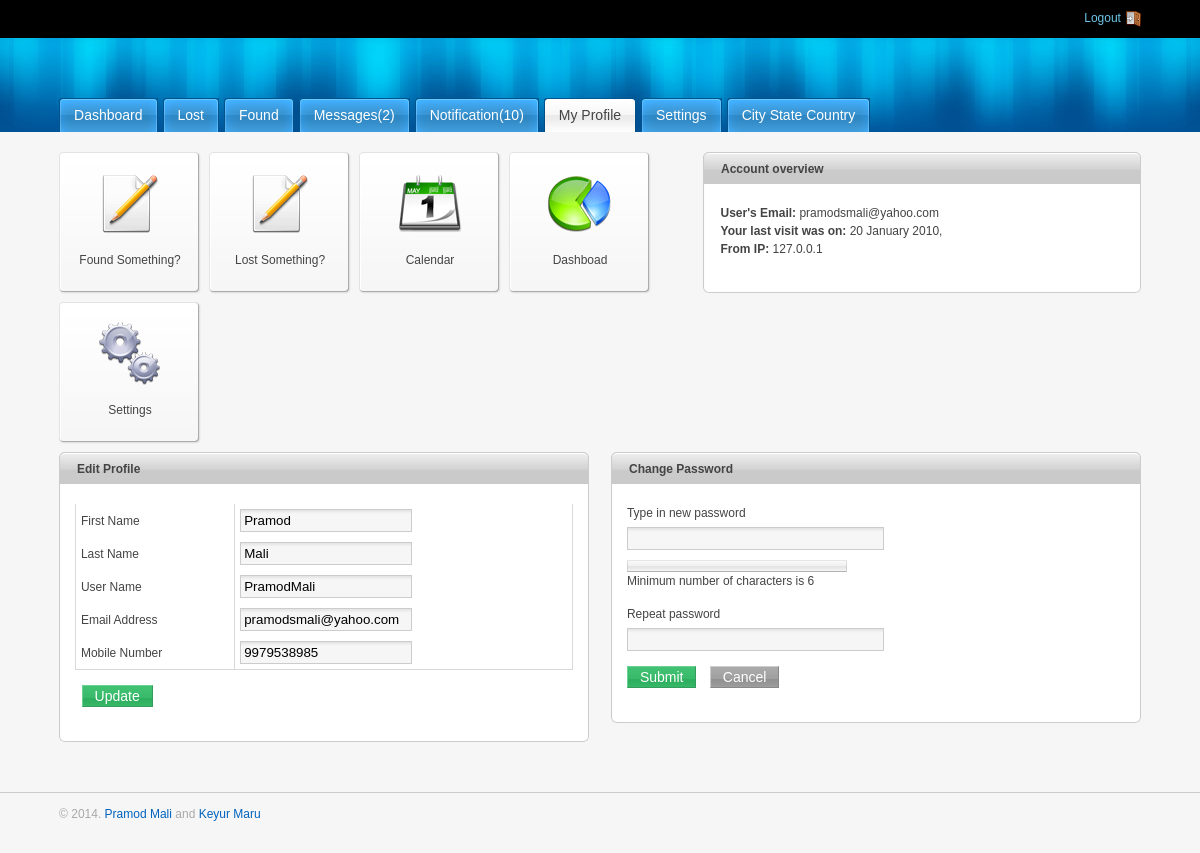
Screenshot of /admin/myprofile.php (signed in) with the database file from the repository.
### tables this page shows
CREATE TABLE IF NOT EXISTS `adminmaster` (
  `AdminID` int(11) NOT NULL AUTO_INCREMENT,
  `FirstName` varchar(50) NOT NULL,
  `LastName` varchar(50) NOT NULL,
  `UserName` varchar(50) NOT NULL,
  `Password` varchar(32) NOT NULL,
  `EmailID` varchar(60) NOT NULL,
  `MobileNumber` varchar(20) NOT NULL,
  `ProPic` blob,
  `LastLoggedIn` date DEFAULT NULL,
  PRIMARY KEY (`AdminID`)
);

### admin/loginvarifier.php (called while the page is built, shortened)
<?php
	$user_check=$_SESSION['login_user'];
	$ses_sql=mysql_query("select * from adminmaster where EmailID='$user_check' ");
	$row=mysql_fetch_array($ses_sql);
	$login_session=$row['EmailID'];
?>

### admin/myprofile.php (the view, shortened to what this page needs)
<!DOCTYPE html PUBLIC "-//W3C//DTD XHTML 1.0 Strict//EN" "http://www.w3.org/TR/xhtml1/DTD/xhtml1-strict.dtd">
<html xmlns="http://www.w3.org/1999/xhtml">
	<head>
        <?php
			include('loginvarifier.php');
		?>
        <?php
				$query="Select *from querymaster where flag=1";
				$result=mysql_query($query) or die(mysql_error());
				$count=0;
				while($row=mysql_fetch_array($result,MYSQL_ASSOC))
				{
					$count++;
				}
			?>
		<link rel="stylesheet" type="text/css" href="css/reset.css" tppabs="http://www.xooom.pl/work/magicadmin/css/reset.css" media="screen" />
		<link rel="stylesheet" type="text/css" href="css/grid.css" tppabs="http://www.xooom.pl/work/magicadmin/css/grid.css" media="screen" />
        <link rel="stylesheet" type="text/css" href="css/styles.css" tppabs="http://www.xooom.pl/work/magicadmin/css/styles.css" media="screen" />
        <link rel="stylesheet" type="text/css" href="css/tablesorter.css" tppabs="http://www.xooom.pl/work/magicadmin/css/tablesorter.css" media="screen" />
        <link rel="stylesheet" type="text/css" href="css/thickbox.css" tppabs="http://www.xooom.pl/work/magicadmin/css/thickbox.css" media="screen" />
        <link rel="stylesheet" type="text/css" href="css/theme-blue.css" tppabs="http://www.xooom.pl/work/magicadmin/css/theme-blue.css" media="screen" />
	</head>
	<body>
        <div id="header">
            <div id="header-status">
                <div class="container_12">
                    <div class="grid_8">
                    </div>
                    <div class="grid_4">
                        <a href="logout.php" id="logout">
                        Logout
                        </a>
                    </div>
                </div>
            </div>
            <div id="header-main">
                <div class="container_12">
                    <div class="grid_12">
                        <div id="logo">
                            <ul id="nav">
                                 <li  title="View Your Dashboad"><a href="admin.php">Dashboard</a></li>
                                 <li><a href="lost.php" title="Lost Something?">Lost</a></li>
                                <li><a href="found.php" title="Found Something?">Found</a></li>
                                <li><a href="messages.php" title="You Might Have Some Messages">Messages(<?php echo $count; ?>)</a></li>
                                <li><a href="notifications.php" title="Notifications Might Be Pending">Notification(10)</a></li>
                                <li id="current"><a href="myprofile.php" title="View Or Change Your Profile Settings">My Profile</a></li>
                                <li><a href="Setting.php" title="Add or Remove Some Settings">Settings</a></li>
                                <li><a href="csc.php" title="View Remove or Edit Cities, States and Countries">City State Country</a></li>
                            </ul>
                        </div>
                    </div>
                </div>
            </div>
        </div>
		<div class="container_12">
            <div class="grid_7">
                <a href="found.php" class="dashboard-module">
                	<img src="images/Crystal_Clear_write.gif" tppabs="http://www.xooom.pl/work/magicadmin/images/Crystal_Clear_write.gif" width="64" height="64" alt="edit" />
                	<span>Found Something?</span>
                </a>
                <a href="lost.php" class="dashboard-module">
                	<img src="images/Crystal_Clear_write.gif" tppabs="http://www.xooom.pl/work/magicadmin/images/Crystal_Clear_write.gif" width="64" height="64" alt="edit" />
                	<span>Lost Something?</span>
                </a>
                <a href="" class="dashboard-module">
                	<img src="images/Crystal_Clear_calendar.gif" tppabs="http://www.xooom.pl/work/magicadmin/images/Crystal_Clear_calendar.gif" width="64" height="64" alt="edit" />
                	<span>Calendar</span>
                </a>
                <a href="admin.php" class="dashboard-module">
                	<img src="images/Crystal_Clear_stats.gif" tppabs="http://www.xooom.pl/work/magicadmin/images/Crystal_Clear_stats.gif" width="64" height="64" alt="edit" />
                	<span>Dashboad</span>
                </a>
                <a href="Setting.php" class="dashboard-module">
                	<img src="images/Crystal_Clear_settings.gif" tppabs="http://www.xooom.pl/work/magicadmin/images/Crystal_Clear_settings.gif" width="64" height="64" alt="edit" />
                	<span>Settings</span>
                </a>
            </div>
            <div class="grid_5">
                <div class="module">
                        <h2><span>Account overview</span></h2>
                        <div class="module-body">
                        	<p>
                                <strong>User's Email: </strong><?php echo $login_session; ?><br />
                                <strong>Your last visit was on: </strong>20 January 2010,<br />
                                <strong>From IP: </strong><?php echo $_SERVER['REMOTE_ADDR']; ?>
                            </p>
                        </div>
                </div>
            </div>
            <div class="grid_6">
                <div class="module">
                     <h2><span>Edit Profile</span></h2>
                     <div class="module-body">
                         <form action="update.php" method="post">
                       		<table>
                            	<tr>
                                <?php
									include('config.php');
									$query="SELECT *FROM adminmaster WHERE emailid ='{$login_session}'";
									$result=mysql_query($query,$con) or die(mysql_error());
									while($row=mysql_fetch_array($result,MYSQL_ASSOC))
									{
								 ?>
                                	<td>First Name</td>
                                    <td><input type="text" class="input-medium" name="txtFirstName" required="required"
                                    value="<?php echo $row['FirstName']; ?>" /></td>
                                </tr>
                                <tr>
                                	<td>Last Name</td>
                                    <td><input type="text" class="input-medium" name="txtLastName" required="required"
                                    value="<?php  echo $row['LastName']; ?>" /> </td>
                                </tr>
                                <tr>
                                	<td>User Name</td>
                                    <td><input type="text" class="input-medium" name="txtUserName" required="required"
                                    value="<?php  echo $row['UserName']; ?>" /></td>
                                </tr>
                                <tr>
                                	<td>Email Address</td>
                                    <td><input type="text" class="input-medium" name="txtEmail" required="required"
                                    value="<?php  echo $row['EmailID']; ?>"/></td>
                                </tr>
								<tr>
                                	<td>Mobile Number</td>
                                    <td><input type="text" class="input-medium" name="txtMobileNumber" required="required"
                                    value="<?php  echo $row['MobileNumber']; ?>" /></td>
                                </tr>
                                <?php
									}
									?>
                            </table>
                            <fieldset>
                                &nbsp;&nbsp;<input class="submit-green" type="submit" value="Update" name="btnState" />
                            </fieldset>
                         </form>
                     </div>
                </div>
			</div>
            <div class="grid_6">
                <div class="module">
                     <h2><span>Change Password</span></h2>
                     <div class="module-body">
                        <form action="update.php" method="post">
                            <p>
                                <label>Type in new password</label>
                                <input class="input-medium password" type="password" name="txtNewPassword" required="required"
                                 />
                            </p>
                            <p>
                                <label>Repeat password</label>
                                <input type="password" class="input-medium" name="txtConfirmPassword" required="required"
                                 />
                            </p>
                            <fieldset>
                                <input class="submit-green" type="submit" value="Submit" name="btnChange"  />
                                <input class="submit-gray" type="reset" value="Cancel" />
                            </fieldset>
                        </form>
                     </div>
                </div>
            </div>
        </div>
        <div id="footer">
        	<div class="container_12">
            	<div class="grid_12">
                	<p>&copy; 2014. <a href="https://www.facebook.com/i.m.pramod.mali" title="Visit to official Profile">Pramod Mali</a> and <a href="https://www.facebook.com/i.m.pramod.mali" title="Visit to official Profile"> Keyur Maru</a>	</p>
        		</div>
            </div>
        </div>
	</body>
</html>

### admin/css/grid.css (style rules this page uses)
.container_12, .container_16 { width: 92%; margin-left: 4%; margin-right: 4%; }
.grid_1, .grid_2, .grid_3, .grid_4, .grid_5, .grid_6, .grid_7, .grid_8, .grid_9, .grid_10, .grid_11, .grid_12, .grid_13, .grid_14, .grid_15, .grid_16 { display: inline; float: left; margin-left: 1%; margin-right: 1%; }
.container_12 .grid_6, .container_16 .grid_8 { width: 48%; }
.container_12 .grid_12, .container_16 .grid_16 { width: 98%; }
.container_12 .grid_4 { width: 31.333%; }
.container_12 .grid_5 { width: 39.666%; }
.container_12 .grid_7 { width: 56.333%; }
.container_12 .grid_8 { width: 64.666%; }

### admin/css/thickbox.css (style rules this page uses)
* { padding: 0; margin: 0; }

### admin/css/theme-blue.css (style rules this page uses)
#header-main #logo { background: url(../images/logo.gif) no-repeat left 10px; width: 100%; height: 70px; }
#header-main { background: #005195 url(../images/header-bg.jpg) repeat-x top left; }
ul#nav li { background:transparent url(../images/tab-left.gif) no-repeat scroll left top; float:left; margin:0 5px 0 0; padding:0 0 0 9px; }
ul#nav li a, ul#nav li a:visited { background:transparent url(../images/tab-right.gif) no-repeat scroll right top; color:#FFFFFF; display:block; float:left; padding:7px 15px 6px 6px; text-decoration:none; }
ul#nav li#current { background:transparent url(../images/tab-active-left.gif) no-repeat scroll left top; }
ul#nav li#current a { background:transparent url(../images/tab-active-right.gif) no-repeat scroll right top; color:#444444; }

### rows the page displays
adminmaster: EmailID "pramodsmali@yahoo.com", txtFirstName "Pramod", txtLastName "Mali", txtUserName "PramodMali", txtEmail "pramodsmali@yahoo.com", txtMobileNumber "9979538985"

### other values shown
$count "2"
$_SERVER['REMOTE_ADDR'] "127.0.0.1"
